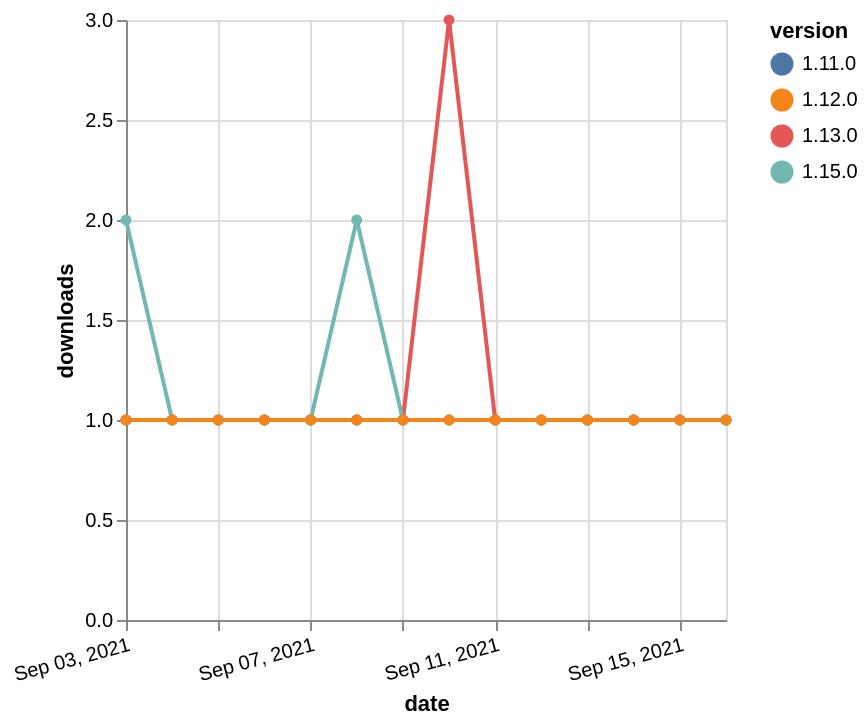

The specification (Vega-Lite) saved for this image:
### Vega-Lite specification from a JSON file in a GitHub repository (floating-point values rounded to 4 significant figures)
{"$schema": "https://vega.github.io/schema/vega-lite/v5.json", "description": "A simple bar chart with embedded data.", "data": {"values": [{"date": "2021-09-03", "total": 337, "delta": 1, "version": "1.11.0"}, {"date": "2021-09-04", "total": 338, "delta": 1, "version": "1.11.0"}, {"date": "2021-09-05", "total": 339, "delta": 1, "version": "1.11.0"}, {"date": "2021-09-06", "total": 340, "delta": 1, "version": "1.11.0"}, {"date": "2021-09-07", "total": 341, "delta": 1, "version": "1.11.0"}, {"date": "2021-09-08", "total": 342, "delta": 1, "version": "1.11.0"}, {"date": "2021-09-09", "total": 343, "delta": 1, "version": "1.11.0"}, {"date": "2021-09-10", "total": 344, "delta": 1, "version": "1.11.0"}, {"date": "2021-09-11", "total": 345, "delta": 1, "version": "1.11.0"}, {"date": "2021-09-12", "total": 346, "delta": 1, "version": "1.11.0"}, {"date": "2021-09-13", "total": 347, "delta": 1, "version": "1.11.0"}, {"date": "2021-09-14", "total": 348, "delta": 1, "version": "1.11.0"}, {"date": "2021-09-15", "total": 349, "delta": 1, "version": "1.11.0"}, {"date": "2021-09-16", "total": 350, "delta": 1, "version": "1.11.0"}, {"date": "2021-09-03", "total": 281, "delta": 1, "version": "1.13.0"}, {"date": "2021-09-04", "total": 282, "delta": 1, "version": "1.13.0"}, {"date": "2021-09-05", "total": 283, "delta": 1, "version": "1.13.0"}, {"date": "2021-09-06", "total": 284, "delta": 1, "version": "1.13.0"}, {"date": "2021-09-07", "total": 285, "delta": 1, "version": "1.13.0"}, {"date": "2021-09-08", "total": 286, "delta": 1, "version": "1.13.0"}, {"date": "2021-09-09", "total": 287, "delta": 1, "version": "1.13.0"}, {"date": "2021-09-10", "total": 290, "delta": 3, "version": "1.13.0"}, {"date": "2021-09-11", "total": 291, "delta": 1, "version": "1.13.0"}, {"date": "2021-09-12", "total": 292, "delta": 1, "version": "1.13.0"}, {"date": "2021-09-13", "total": 293, "delta": 1, "version": "1.13.0"}, {"date": "2021-09-14", "total": 294, "delta": 1, "version": "1.13.0"}, {"date": "2021-09-15", "total": 295, "delta": 1, "version": "1.13.0"}, {"date": "2021-09-16", "total": 296, "delta": 1, "version": "1.13.0"}, {"date": "2021-09-03", "total": 113, "delta": 2, "version": "1.15.0"}, {"date": "2021-09-04", "total": 114, "delta": 1, "version": "1.15.0"}, {"date": "2021-09-05", "total": 115, "delta": 1, "version": "1.15.0"}, {"date": "2021-09-06", "total": 116, "delta": 1, "version": "1.15.0"}, {"date": "2021-09-07", "total": 117, "delta": 1, "version": "1.15.0"}, {"date": "2021-09-08", "total": 119, "delta": 2, "version": "1.15.0"}, {"date": "2021-09-09", "total": 120, "delta": 1, "version": "1.15.0"}, {"date": "2021-09-10", "total": 121, "delta": 1, "version": "1.15.0"}, {"date": "2021-09-11", "total": 122, "delta": 1, "version": "1.15.0"}, {"date": "2021-09-12", "total": 123, "delta": 1, "version": "1.15.0"}, {"date": "2021-09-13", "total": 124, "delta": 1, "version": "1.15.0"}, {"date": "2021-09-14", "total": 125, "delta": 1, "version": "1.15.0"}, {"date": "2021-09-15", "total": 126, "delta": 1, "version": "1.15.0"}, {"date": "2021-09-16", "total": 127, "delta": 1, "version": "1.15.0"}, {"date": "2021-09-03", "total": 187, "delta": 1, "version": "1.12.0"}, {"date": "2021-09-04", "total": 188, "delta": 1, "version": "1.12.0"}, {"date": "2021-09-05", "total": 189, "delta": 1, "version": "1.12.0"}, {"date": "2021-09-06", "total": 190, "delta": 1, "version": "1.12.0"}, {"date": "2021-09-07", "total": 191, "delta": 1, "version": "1.12.0"}, {"date": "2021-09-08", "total": 192, "delta": 1, "version": "1.12.0"}, {"date": "2021-09-09", "total": 193, "delta": 1, "version": "1.12.0"}, {"date": "2021-09-10", "total": 194, "delta": 1, "version": "1.12.0"}, {"date": "2021-09-11", "total": 195, "delta": 1, "version": "1.12.0"}, {"date": "2021-09-12", "total": 196, "delta": 1, "version": "1.12.0"}, {"date": "2021-09-13", "total": 197, "delta": 1, "version": "1.12.0"}, {"date": "2021-09-14", "total": 198, "delta": 1, "version": "1.12.0"}, {"date": "2021-09-15", "total": 199, "delta": 1, "version": "1.12.0"}, {"date": "2021-09-16", "total": 200, "delta": 1, "version": "1.12.0"}]}, "width": "container", "mark": {"type": "line", "point": {"filled": true}}, "encoding": {"x": {"field": "date", "type": "temporal", "timeUnit": "yearmonthdate", "title": "date", "axis": {"labelAngle": -15}}, "y": {"field": "delta", "type": "quantitative", "title": "downloads"}, "color": {"field": "version", "type": "nominal"}, "tooltip": {"field": "delta"}}}
